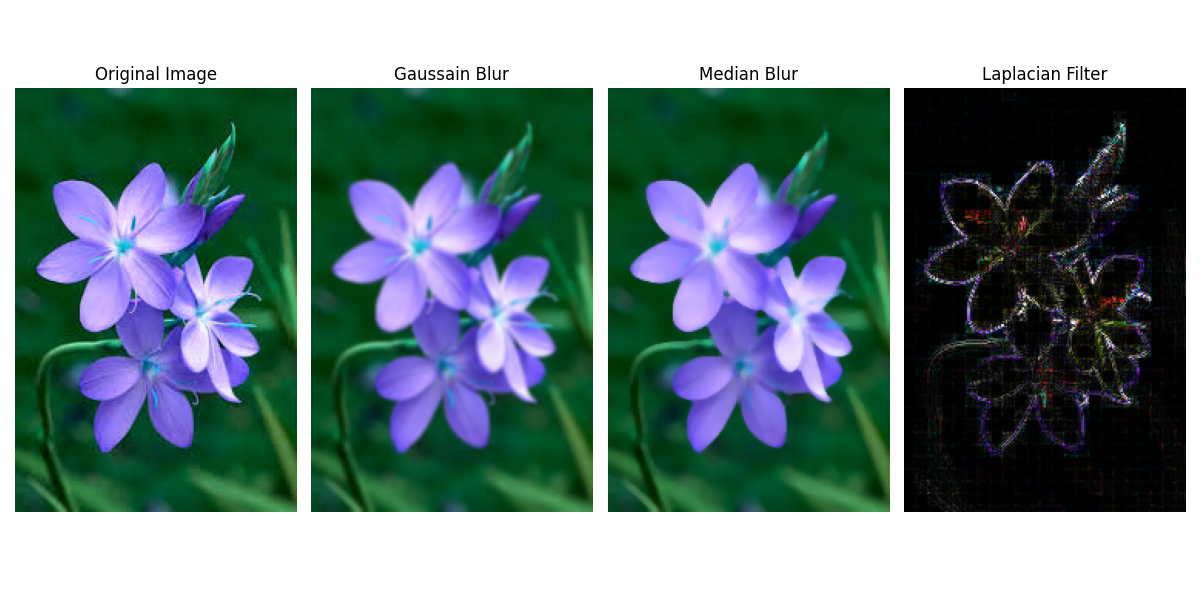

Python code for this plot:
import numpy as np
import cv2
import matplotlib.pyplot as plt
 
image=cv2.imread(r'C:\Users\VAISHALI\Downloads\CV\download (1).jpg')
if image is None:
    raise FileNotFoundError("the image 'ip1.jpg' was not found.")
gaussian_blur=cv2.GaussianBlur(image,(5,5),0)
median_blur=cv2.medianBlur(image,5)
laplacian=cv2.Laplacian(image,cv2.CV_64F)
laplacian=cv2.convertScaleAbs(laplacian)

titles=['Original Image','Gaussain Blur','Median Blur','Laplacian Filter']
images= [image,gaussian_blur,median_blur,laplacian]


plt.figure(figsize=(12,6))
for i in range(4):
    plt.subplot(1,4,i+1)
    plt.imshow(images[i],cmap='gray')
    plt.title(titles[i])
    plt.axis('off')
plt.tight_layout()
plt.show()
